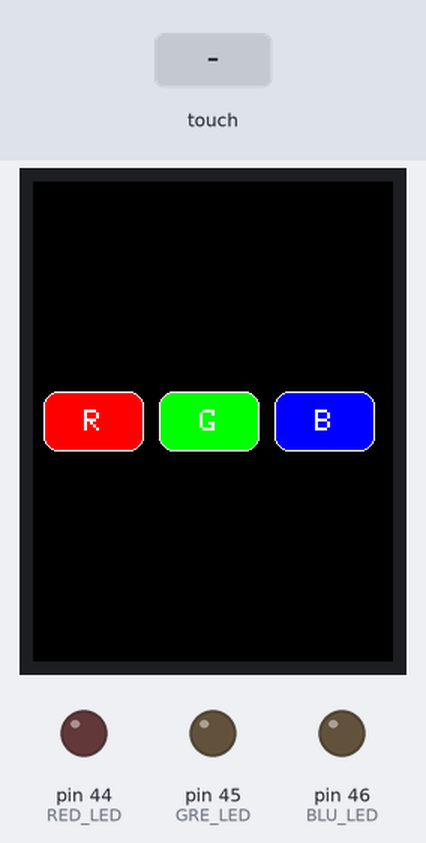
The sketch below on a simulated Arduino Mega 2560, built with avr-gcc and run on an emulated ATmega2560. Shown: 240×320 colour display, output pins drawn as LEDs (lit = HIGH). The test bench sets the inputs (shaded band). What the sketch prints to the serial monitor is not drawn.

Above: at 1.4 s.
1.5 s: touch panel pressed at 13 % / 50 % of its raw x / y range
At 2.9 s:
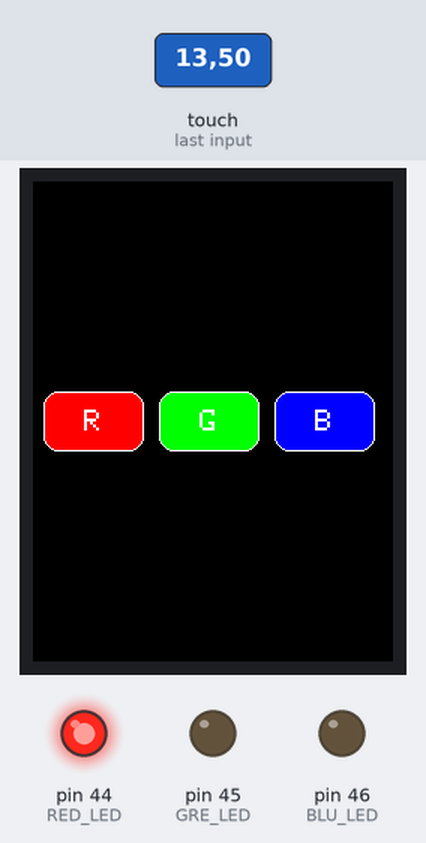
3.2 s: touch panel pressed at 38 % / 50 % of its raw x / y range
At 4.3 s:
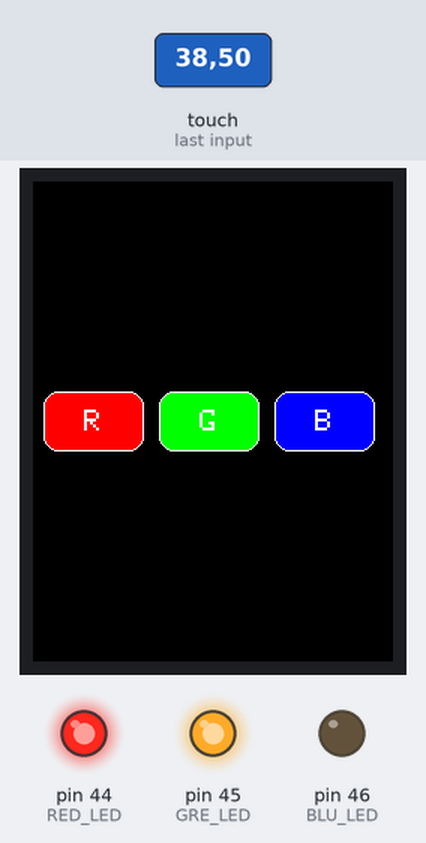
4.9 s: touch panel pressed at 87 % / 50 % of its raw x / y range
At 5.8 s:
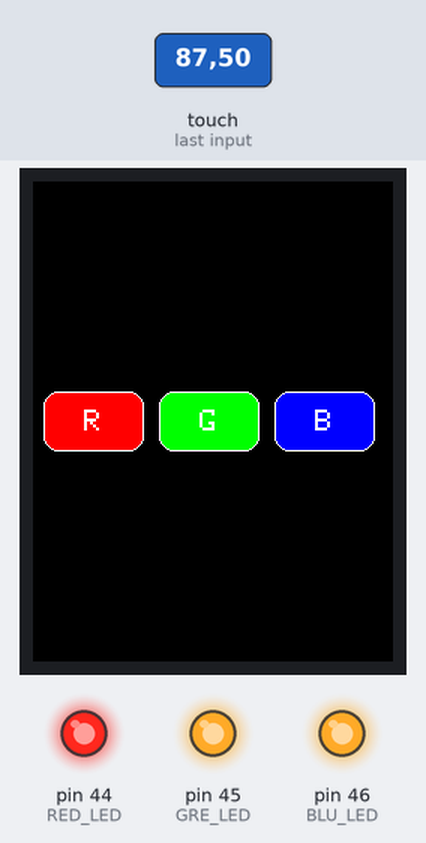
6.6 s: touch panel pressed at 62 % / 50 % of its raw x / y range
At 8.0 s:
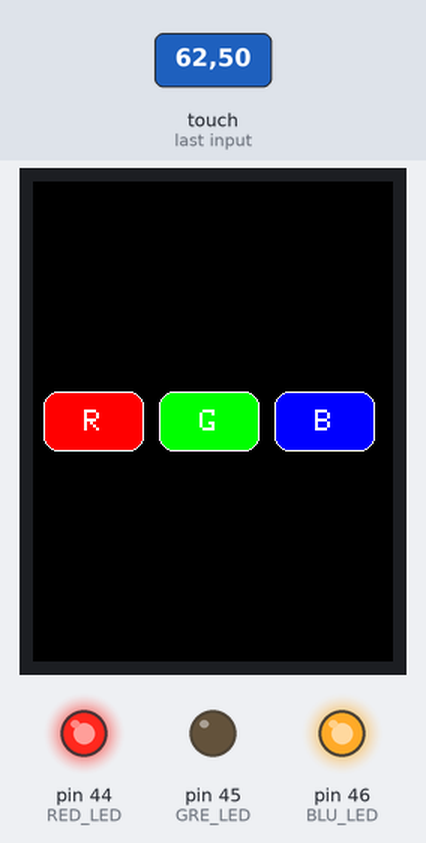
8.3 s: touch panel pressed at 13 % / 50 % of its raw x / y range
At 9.4 s:
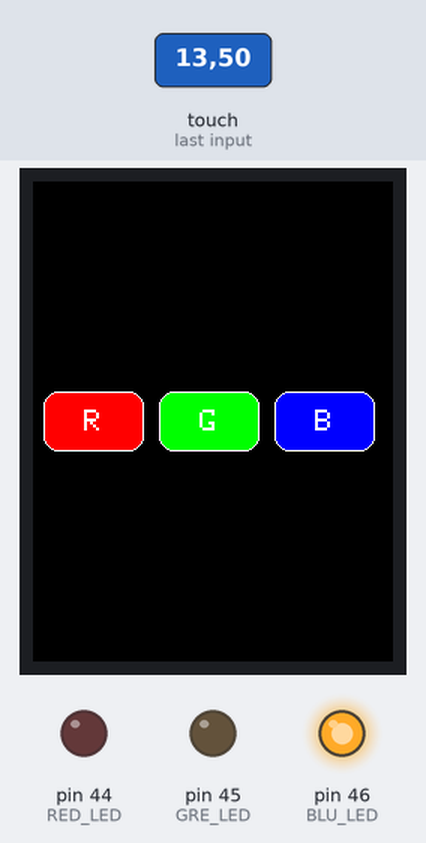
10.0 s: touch panel pressed at 87 % / 50 % of its raw x / y range
At 10.8 s:
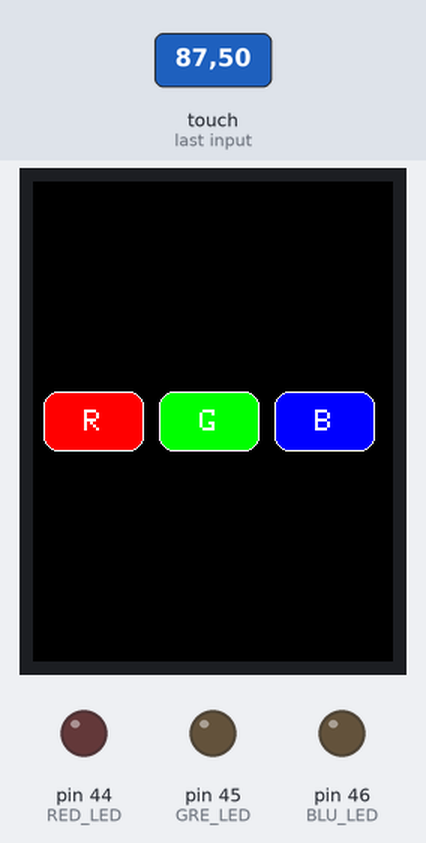
Timing chart, 0 to 12.7 s (numbered marks = the images above; inputs shaded):
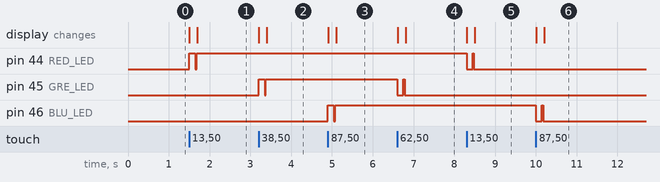

Measured:
- after the input at 1.5 s, pin 44 (RED_LED): LOW → HIGH at once, → LOW 0.15 s later, → HIGH 0.04 s later; the display: first changes at once (image 1 shows a later state)
- after the input at 3.2 s, pin 45 (GRE_LED): LOW → HIGH at once, → LOW 0.15 s later, → HIGH 0.04 s later; the display: first changes at once (image 2 shows a later state)
- after the input at 4.9 s, pin 46 (BLU_LED): LOW → HIGH at once, → LOW 0.15 s later, → HIGH 0.04 s later; the display: first changes at once (image 3 shows a later state)
- after the input at 6.6 s, pin 45 (GRE_LED): HIGH → LOW at once, → HIGH 0.15 s later, → LOW 0.04 s later; the display: first changes at once (image 4 shows a later state)
- after the input at 8.3 s, pin 44 (RED_LED): HIGH → LOW at once, → HIGH 0.15 s later, → LOW 0.04 s later; the display: first changes at once (image 5 shows a later state)
- after the input at 10.0 s, pin 46 (BLU_LED): HIGH → LOW at once, → HIGH 0.15 s later, → LOW 0.04 s later; the display: first changes at once (image 6 shows a later state)

The sketch:

messing_tft_screen.ino
```cpp
#include <MCUFRIEND_kbv.h>
#include <Adafruit_GFX.h>
#include <Adafruit_TFTLCD.h>
#include <TouchScreen.h> //touch library

                             /*  r     g    b */
#define BLACK        0x0000  /*   0,   0,   0 */
#define BLUE         0x001F  /*   0,   0, 255 */
#define RED          0xF800  /* 255,   0,   0 */
#define GREEN        0x07E0  /*   0, 255,   0 */
#define CYAN         0x07FF  /*   0, 255, 255 */
#define YELLOW       0xFFE0  /* 255, 255,   0 */
#define WHITE        0xFFFF  /* 255, 255, 255 */
#define NAVY         0x000F  /*   0,   0, 128 */
#define DARKGREEN    0x03E0  /*   0, 128,   0 */
#define DARKCYAN     0x03EF  /*   0, 128, 128 */
#define MAROON       0x7800  /* 128,   0,   0 */
#define PURPLE       0x780F  /* 128,   0, 128 */
#define OLIVE        0x7BE0  /* 128, 128,   0 */
#define LIGHTGREY    0xC618  /* 192, 192, 192 */
#define DARKGREY     0x7BEF  /* 128, 128, 128 */
#define ORANGE       0xFD20  /* 255, 165,   0 */
#define GREENYELLOW  0xAFE5  /* 173, 255,  47 */
#define PINK         0xF81F  /* 255,   0, 255 */

#define BUTTON_X 40
#define BUTTON_Y 160
#define BUTTON_W 67
#define BUTTON_H 40
#define BUTTON_SPACING_X 10
#define BUTTON_SPACING_Y 15
#define BUTTON_TEXTSIZE 2


#define YP A3  // must be an analog pin, use "An" notation!
#define XM A2  // must be an analog pin, use "An" notation!
#define YM 9   // can be a digital pin
#define XP 8   // can be a digital pin

#define MINPRESSURE 10
#define MAXPRESSURE 1000

//touch sensitivity for X
#define TS_MINX 124
#define TS_MAXX 906

//touch sensitivity for Y
#define TS_MINY 83
#define TS_MAXY 893


#define RED_LED 44
#define GRE_LED 45
#define BLU_LED 46

boolean red_on = 0;
boolean gre_on = 0;
boolean blu_on = 0;

Adafruit_GFX_Button buttons[3];
char button_labels[3][5] = {"R", "G", "B"};
uint16_t button_colors[6] = {RED, GREEN, BLUE};

MCUFRIEND_kbv tft;

TouchScreen ts = TouchScreen(XP, YP, XM, YM, 300);

void setup() {

  Serial.begin(9600);
  pinMode(RED_LED, OUTPUT);
  pinMode(GRE_LED, OUTPUT);
  pinMode(BLU_LED, OUTPUT);

  tft.reset();

  uint16_t identifier = tft.readID();
  if (identifier == 0x9325) {
    Serial.println(F("Found ILI9325 LCD driver"));
  } else if (identifier == 0x9328) {
    Serial.println(F("Found ILI9328 LCD driver"));
  } else if (identifier == 0x4535) {
    Serial.println(F("Found LGDP4535 LCD driver"));
  } else if (identifier == 0x7575) {
    Serial.println(F("Found HX8347G LCD driver"));
  } else if (identifier == 0x9341) {
    Serial.println(F("*Found ILI9341 LCD driver"));
  } else if (identifier == 0x7783) {
    Serial.println(F("Found ST7781 LCD driver"));
  } else if (identifier == 0x8230) {
    Serial.println(F("Found UC8230 LCD driver"));
  }
  else if (identifier == 0x8357) {
    Serial.println(F("Found HX8357D LCD driver"));
  } else if (identifier == 0x0101)
  {
    identifier = 0x9341;
    Serial.println(F("Found 0x9341 LCD driver"));
  } else if (identifier == 0x9481)
  {
    Serial.println(F("Found 0x9481 LCD driver"));
  }
  else if (identifier == 0x9486)
  {
    Serial.println(F("Found 0x9486 LCD driver"));
  }
  else {
    Serial.print(F("Unknown LCD driver chip: "));
    Serial.println(identifier, HEX);
    identifier = 0x9486;
  }

  tft.begin(identifier);
  Serial.print("TFT size is "); Serial.print(tft.width()); Serial.print("x"); Serial.println(tft.height());
  tft.setRotation(0);
  tft.fillScreen(BLACK);

  for (uint8_t row = 0; row < 1; row++) {
    for (uint8_t col = 0; col < 3; col++) {
      buttons[col + row * 3].initButton(&tft, BUTTON_X + col * (BUTTON_W + BUTTON_SPACING_X),
                                        BUTTON_Y + row * (BUTTON_H + BUTTON_SPACING_Y), // x, y, w, h, outline, fill, text
                                        BUTTON_W, BUTTON_H, WHITE, button_colors[col + row * 3], WHITE,
                                        button_labels[col + row * 3], BUTTON_TEXTSIZE);
      buttons[col + row * 3].drawButton();
    }
  }
}

void loop() {
  digitalWrite(13, HIGH);
  TSPoint p = ts.getPoint();
  digitalWrite(13, LOW);

  pinMode(XM, OUTPUT);
  pinMode(YP, OUTPUT);

  if (p.z > MINPRESSURE && p.z < MAXPRESSURE)
  {

    //THESE NEED TO BE UNCOMMENTED IFF you see "tft.setRotation(1);" in setup function
    //p.x = p.x + p.y;
    //p.y = p.x - p.y;
    //p.x = p.x - p.y;
    p.x = map(p.x, TS_MINX, TS_MAXX, 0, tft.width());
    p.y = tft.height() - (map(p.y, TS_MINY, TS_MAXY, tft.height(), 0));

  }

  // Go thru all the buttons, checking if they were pressed
  for (uint8_t b = 0; b < 3; b++) {
    if ((buttons[b].contains(p.x, p.y)) && p.x > 10)
    {
      Serial.print("Pressing: "); Serial.println(b);
      Serial.print("X, Y coords: "); Serial.print(p.x); Serial.print(" "); Serial.println(p.y);
      buttons[b].press(true);  // tell the button it is pressed

      //Button has been pressed
      if (b == 0) {
        // Toggle Red status
        red_on = !red_on;
      }
      if (b == 1) {
        // Toggle Green status
        gre_on = !gre_on;
      }
      if (b == 2) {
        // Toggle Blue status
        blu_on = !blu_on;
      }

      // Button Display
      if (red_on) {
        digitalWrite(RED_LED, HIGH);
      } else {
        digitalWrite(RED_LED, LOW);
      }
      if (gre_on) {
        digitalWrite(GRE_LED, HIGH);
      } else {
        digitalWrite(GRE_LED, LOW);
      }
      if (blu_on) {
        digitalWrite(BLU_LED, HIGH);
      } else {
        digitalWrite(BLU_LED, LOW);
      }

    } else {
      buttons[b].press(false);  // tell the button it is NOT pressed
    }
  }

  // now we can ask the buttons if their state has changed
  for (uint8_t b = 0; b < 3; b++) {
    if (buttons[b].justReleased()) {
      Serial.print("Released: "); Serial.println(b);
      buttons[b].drawButton();  // draw normal
    }

    if (buttons[b].justPressed()) {
      buttons[b].drawButton(true);  // draw invert!


      delay(100); // UI debouncing
    }
  }


}
```
